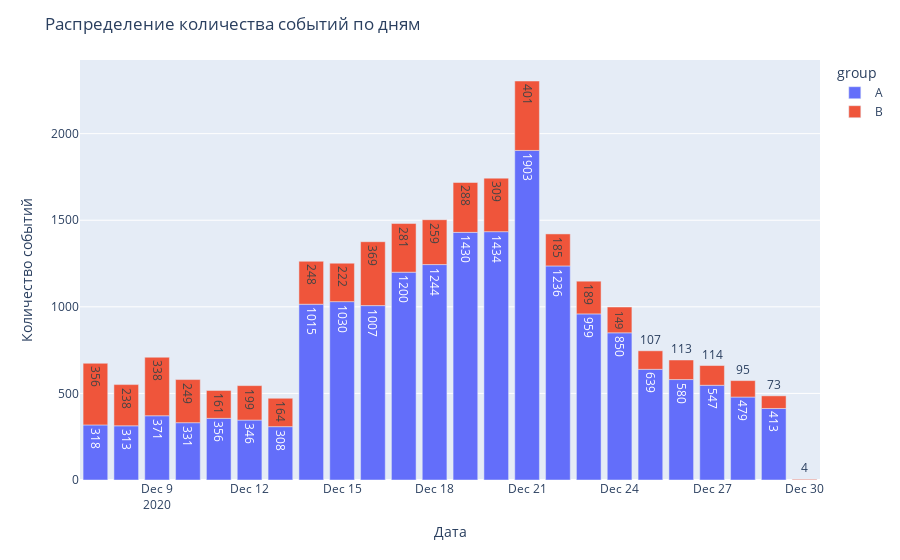

Notebook code cell kept with this figure:
### Code cell
fig = px.bar(data_cor, # загружаем данные и заново их сортируем
             x='event_dt',# указываем столбец с данными для оси X
             y='event_name', # указываем столбец с данными для оси Y
             text='event_name', # добавляем аргумент, который отобразит текст с информацией
             color='group')

# оформляем график
fig.update_layout(title='Распределение количества событий по дням',
                   xaxis_title='Дата',
                   yaxis_title='Количество событий')
fig.show() # выводим график

### Figure 1 — Plotly figure (JSON) as saved in the notebook; plotly's stock layout.template omitted (floating-point values rounded to 4 significant figures)
{"data": [{"alignmentgroup": "True", "hovertemplate": "group=A<br>event_dt=%{x}<br>event_name=%{text}<extra></extra>", "legendgroup": "A", "marker": {"color": "#636efa", "pattern": {"shape": ""}}, "name": "A", "offsetgroup": "A", "orientation": "v", "showlegend": true, "text": [318, 313, 371, 331, 356, 346, 308, 1015, 1030, 1007, 1200, 1244, 1430, 1434, 1903, 1236, 959, 850, 639, 580, 547, 479, 413], "textposition": "auto", "type": "bar", "x": ["2020-12-07", "2020-12-08", "2020-12-09", "2020-12-10", "2020-12-11", "2020-12-12", "2020-12-13", "2020-12-14", "2020-12-15", "2020-12-16", "2020-12-17", "2020-12-18", "2020-12-19", "2020-12-20", "2020-12-21", "2020-12-22", "2020-12-23", "2020-12-24", "2020-12-25", "2020-12-26", "2020-12-27", "2020-12-28", "2020-12-29"], "xaxis": "x", "y": [318, 313, 371, 331, 356, 346, 308, 1015, 1030, 1007, 1200, 1244, 1430, 1434, 1903, 1236, 959, 850, 639, 580, 547, 479, 413], "yaxis": "y"}, {"alignmentgroup": "True", "hovertemplate": "group=B<br>event_dt=%{x}<br>event_name=%{text}<extra></extra>", "legendgroup": "B", "marker": {"color": "#EF553B", "pattern": {"shape": ""}}, "name": "B", "offsetgroup": "B", "orientation": "v", "showlegend": true, "text": [356, 238, 338, 249, 161, 199, 164, 248, 222, 369, 281, 259, 288, 309, 401, 185, 189, 149, 107, 113, 114, 95, 73, 4], "textposition": "auto", "type": "bar", "x": ["2020-12-07", "2020-12-08", "2020-12-09", "2020-12-10", "2020-12-11", "2020-12-12", "2020-12-13", "2020-12-14", "2020-12-15", "2020-12-16", "2020-12-17", "2020-12-18", "2020-12-19", "2020-12-20", "2020-12-21", "2020-12-22", "2020-12-23", "2020-12-24", "2020-12-25", "2020-12-26", "2020-12-27", "2020-12-28", "2020-12-29", "2020-12-30"], "xaxis": "x", "y": [356, 238, 338, 249, 161, 199, 164, 248, 222, 369, 281, 259, 288, 309, 401, 185, 189, 149, 107, 113, 114, 95, 73, 4], "yaxis": "y"}], "layout": {"barmode": "relative", "legend": {"title": {"text": "group"}, "tracegroupgap": 0}, "margin": {"t": 60}, "title": {"text": "Распределение количества событий по дням"}, "xaxis": {"anchor": "y", "domain": [0, 1], "title": {"text": "Дата"}}, "yaxis": {"anchor": "x", "domain": [0, 1], "title": {"text": "Количество событий"}}}}
